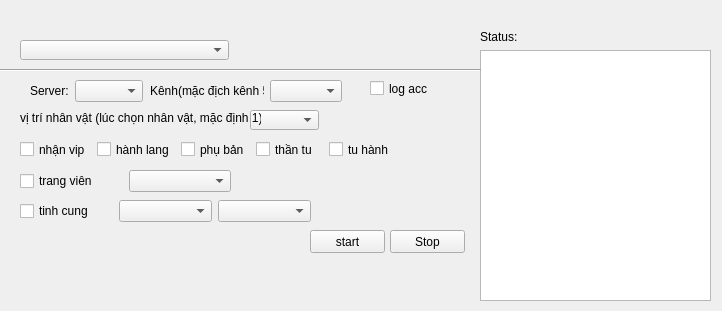
<?xml version="1.0" encoding="UTF-8"?>
<ui version="4.0">
 <class>MainWindow</class>
 <widget class="QMainWindow" name="MainWindow">
  <property name="geometry">
   <rect>
    <x>0</x>
    <y>0</y>
    <width>722</width>
    <height>311</height>
   </rect>
  </property>
  <property name="sizePolicy">
   <sizepolicy hsizetype="Fixed" vsizetype="Fixed">
    <horstretch>0</horstretch>
    <verstretch>0</verstretch>
   </sizepolicy>
  </property>
  <property name="maximumSize">
   <size>
    <width>16777215</width>
    <height>16777215</height>
   </size>
  </property>
  <property name="windowTitle">
   <string>auto daily</string>
  </property>
  <property name="tabShape">
   <enum>QTabWidget::Rounded</enum>
  </property>
  <widget class="QWidget" name="centralwidget">
   <property name="sizePolicy">
    <sizepolicy hsizetype="Fixed" vsizetype="Fixed">
     <horstretch>0</horstretch>
     <verstretch>0</verstretch>
    </sizepolicy>
   </property>
   <widget class="QPushButton" name="startBtn">
    <property name="geometry">
     <rect>
      <x>310</x>
      <y>230</y>
      <width>75</width>
      <height>23</height>
     </rect>
    </property>
    <property name="text">
     <string>start</string>
    </property>
   </widget>
   <widget class="QWidget" name="layoutWidget">
    <property name="geometry">
     <rect>
      <x>20</x>
      <y>170</y>
      <width>211</width>
      <height>22</height>
     </rect>
    </property>
    <layout class="QHBoxLayout" name="horizontalLayout_3">
     <item>
      <widget class="QCheckBox" name="trangvienbox">
       <property name="text">
        <string>trang viên</string>
       </property>
      </widget>
     </item>
     <item>
      <widget class="QComboBox" name="nguyenlieubox"/>
     </item>
    </layout>
   </widget>
   <widget class="QWidget" name="layoutWidget">
    <property name="geometry">
     <rect>
      <x>20</x>
      <y>140</y>
      <width>376</width>
      <height>19</height>
     </rect>
    </property>
    <layout class="QHBoxLayout" name="horizontalLayout">
     <item>
      <widget class="QCheckBox" name="nhanvipbox">
       <property name="text">
        <string>nhận vip</string>
       </property>
      </widget>
     </item>
     <item>
      <widget class="QCheckBox" name="hanhlangbox">
       <property name="text">
        <string>hành lang</string>
       </property>
      </widget>
     </item>
     <item>
      <widget class="QCheckBox" name="pbbox">
       <property name="text">
        <string>phụ bản</string>
       </property>
      </widget>
     </item>
     <item>
      <widget class="QCheckBox" name="thantubox">
       <property name="text">
        <string>thần tu</string>
       </property>
      </widget>
     </item>
     <item>
      <widget class="QCheckBox" name="tuhanhbox">
       <property name="text">
        <string>tu hành</string>
       </property>
      </widget>
     </item>
    </layout>
   </widget>
   <widget class="QWidget" name="layoutWidget">
    <property name="geometry">
     <rect>
      <x>20</x>
      <y>200</y>
      <width>291</width>
      <height>22</height>
     </rect>
    </property>
    <layout class="QHBoxLayout" name="horizontalLayout_2">
     <item>
      <widget class="QCheckBox" name="tinhcungbox">
       <property name="text">
        <string>tinh cung</string>
       </property>
      </widget>
     </item>
     <item>
      <widget class="QComboBox" name="loaitinhcungbox"/>
     </item>
     <item>
      <widget class="QComboBox" name="leveltinhcungbox"/>
     </item>
    </layout>
   </widget>
   <widget class="QWidget" name="layoutWidget">
    <property name="geometry">
     <rect>
      <x>480</x>
      <y>30</y>
      <width>231</width>
      <height>271</height>
     </rect>
    </property>
    <layout class="QVBoxLayout" name="verticalLayout">
     <item>
      <widget class="QLabel" name="label_4">
       <property name="text">
        <string>Status:</string>
       </property>
      </widget>
     </item>
     <item>
      <widget class="QTextEdit" name="statusTextBox">
       <property name="readOnly">
        <bool>true</bool>
       </property>
      </widget>
     </item>
    </layout>
   </widget>
   <widget class="QComboBox" name="charlocBox">
    <property name="geometry">
     <rect>
      <x>250</x>
      <y>110</y>
      <width>69</width>
      <height>20</height>
     </rect>
    </property>
   </widget>
   <widget class="QLabel" name="label_5">
    <property name="geometry">
     <rect>
      <x>20</x>
      <y>110</y>
      <width>241</width>
      <height>16</height>
     </rect>
    </property>
    <property name="text">
     <string>vị trí nhân vật (lúc chọn nhân vật, mặc định 1):</string>
    </property>
   </widget>
   <widget class="Line" name="line">
    <property name="geometry">
     <rect>
      <x>0</x>
      <y>60</y>
      <width>481</width>
      <height>20</height>
     </rect>
    </property>
    <property name="orientation">
     <enum>Qt::Horizontal</enum>
    </property>
   </widget>
   <widget class="QWidget" name="layoutWidget">
    <property name="geometry">
     <rect>
      <x>30</x>
      <y>80</y>
      <width>113</width>
      <height>22</height>
     </rect>
    </property>
    <layout class="QHBoxLayout" name="horizontalLayout_4">
     <item>
      <widget class="QLabel" name="label_6">
       <property name="text">
        <string>Server:</string>
       </property>
      </widget>
     </item>
     <item>
      <widget class="QComboBox" name="svCombo"/>
     </item>
    </layout>
   </widget>
   <widget class="QWidget" name="layoutWidget">
    <property name="geometry">
     <rect>
      <x>150</x>
      <y>80</y>
      <width>192</width>
      <height>22</height>
     </rect>
    </property>
    <layout class="QHBoxLayout" name="horizontalLayout_5">
     <item>
      <widget class="QLabel" name="label_3">
       <property name="text">
        <string>Kênh(mặc địch kênh 5): </string>
       </property>
      </widget>
     </item>
     <item>
      <widget class="QComboBox" name="kenhBox"/>
     </item>
    </layout>
   </widget>
   <widget class="QCheckBox" name="logacc_checkBox">
    <property name="geometry">
     <rect>
      <x>370</x>
      <y>80</y>
      <width>70</width>
      <height>17</height>
     </rect>
    </property>
    <property name="text">
     <string>log acc</string>
    </property>
   </widget>
   <widget class="QPushButton" name="stopBtn">
    <property name="geometry">
     <rect>
      <x>390</x>
      <y>230</y>
      <width>75</width>
      <height>23</height>
     </rect>
    </property>
    <property name="text">
     <string>Stop</string>
    </property>
   </widget>
   <widget class="QComboBox" name="accCombo">
    <property name="geometry">
     <rect>
      <x>20</x>
      <y>40</y>
      <width>209</width>
      <height>20</height>
     </rect>
    </property>
   </widget>
  </widget>
 </widget>
 <resources/>
 <connections/>
</ui>
